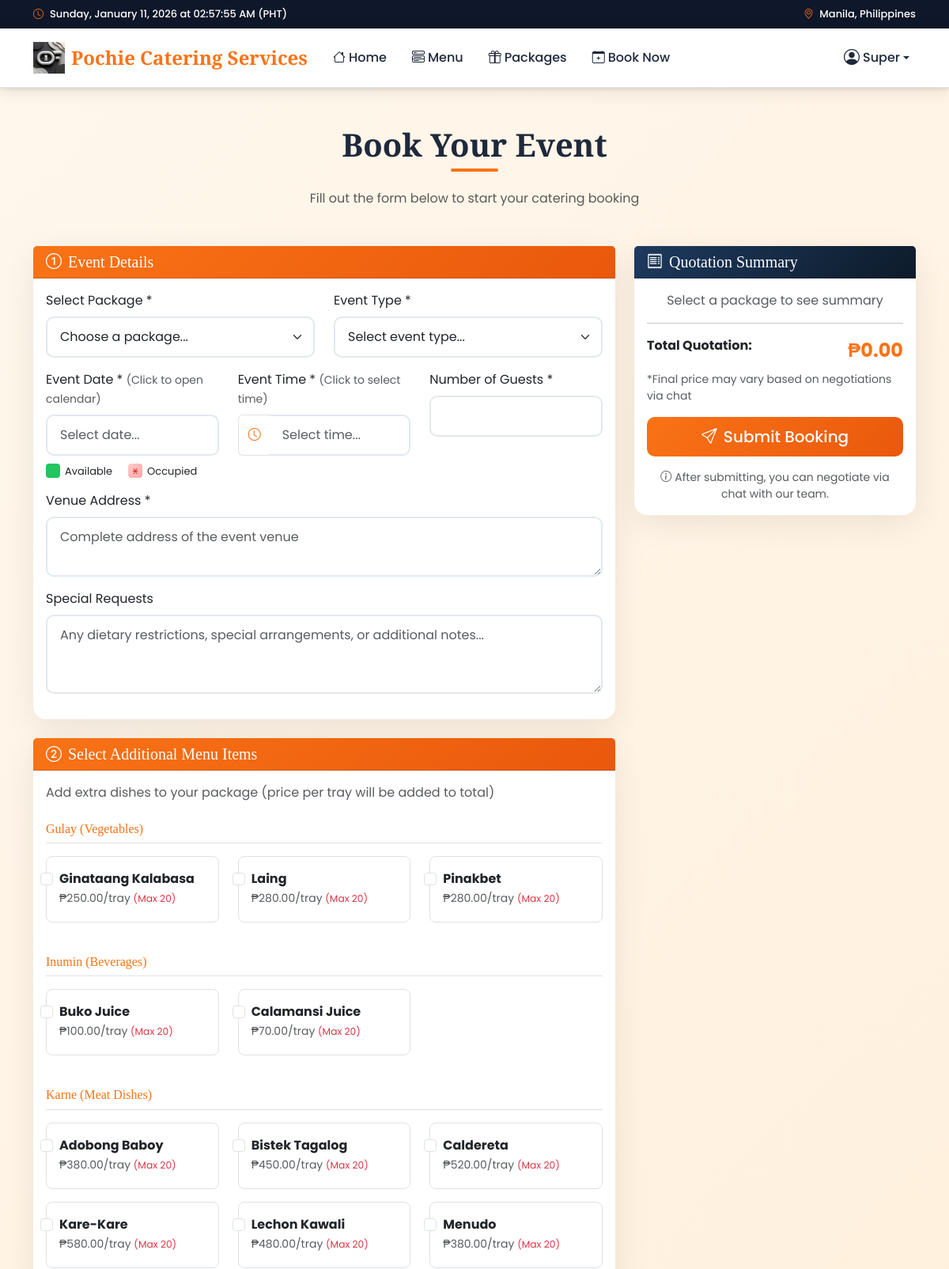
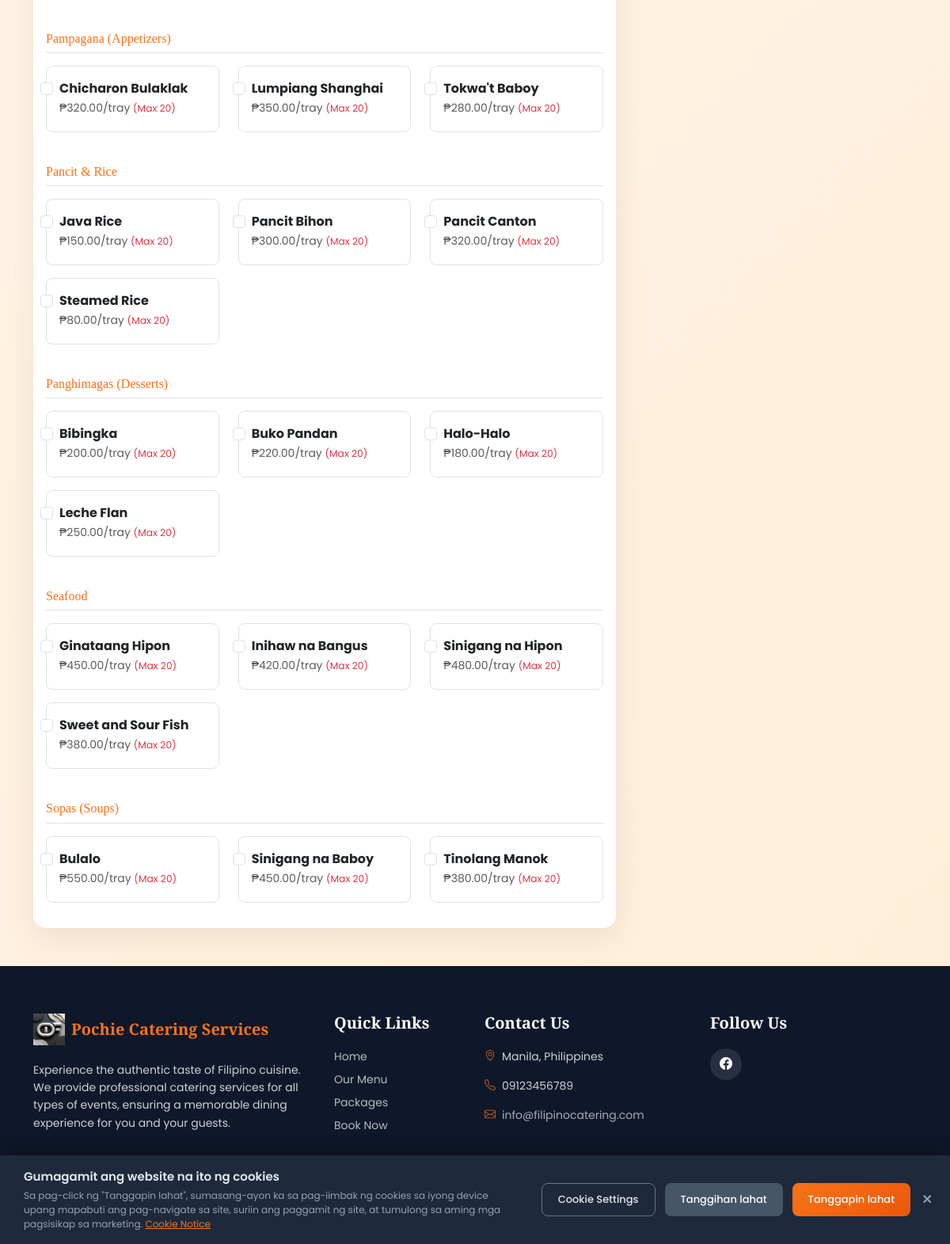
Page /book.php (signed in) on the committed database (2 pictures, top to bottom).
### tables this page shows
CREATE TABLE `users` (
  `id` int(11) NOT NULL,
  `email` varchar(100) NOT NULL,
  `password` varchar(255) NOT NULL,
  `first_name` varchar(50) NOT NULL,
  `last_name` varchar(50) NOT NULL,
  `phone` varchar(20) DEFAULT NULL,
  `address` text DEFAULT NULL,
  `role` enum('customer','staff','admin','super_admin') DEFAULT 'customer',
  `profile_image` varchar(255) DEFAULT NULL,
  `is_active` tinyint(1) DEFAULT 1,
  `created_at` timestamp NOT NULL DEFAULT current_timestamp(),
  `updated_at` timestamp NOT NULL DEFAULT current_timestamp() ON UPDATE current_timestamp(),
  `email_verified` tinyint(1) DEFAULT 0
);

CREATE TABLE `menu_items` (
  `id` int(11) NOT NULL,
  `category_id` int(11) DEFAULT NULL,
  `name` varchar(100) NOT NULL,
  `description` text DEFAULT NULL,
  `price` decimal(10,2) NOT NULL,
  `image` varchar(255) DEFAULT NULL,
  `is_available` tinyint(1) DEFAULT 1,
  `is_featured` tinyint(1) DEFAULT 0,
  `created_at` timestamp NOT NULL DEFAULT current_timestamp()
);

CREATE TABLE `menu_categories` (
  `id` int(11) NOT NULL,
  `name` varchar(100) NOT NULL,
  `description` text DEFAULT NULL,
  `image` varchar(255) DEFAULT NULL,
  `is_active` tinyint(1) DEFAULT 1,
  `created_at` timestamp NOT NULL DEFAULT current_timestamp()
);

### config/functions.php (called while the page is built, shortened)
<?php
function url($path) {
    return BASE_URL . '/' . ltrim($path, '/');
}
function isLoggedIn() {
    return isset($_SESSION['user_id']);
}
function getCurrentUser($conn) {
    $id = $_SESSION['user_id'];
    $result = $conn->query("SELECT * FROM users WHERE id = $id");
    return $result->fetch_assoc();
}
function getSettings($conn) {
    $settings = [];
    $result = $conn->query("SELECT setting_key, setting_value FROM settings");
    if ($result) {
        while ($row = $result->fetch_assoc()) {
            $settings[$row['setting_key']] = $row['setting_value'];
        }
    }
    return $settings;
}
function formatPrice($price) {
    return '₱' . number_format($price, 2);
}
?>

### book.php (the view, shortened to what this page needs)
<?php
require_once 'includes/header.php';
$menuItems = $conn->query("SELECT m.*, c.name as category_name FROM menu_items m LEFT JOIN menu_categories c ON m.category_id = c.id WHERE m.is_available = 1 ORDER BY c.name, m.name");
?>
<link rel="stylesheet" href="https://cdn.jsdelivr.net/npm/flatpickr/dist/flatpickr.min.css">
<link rel="stylesheet" href="https://cdn.jsdelivr.net/npm/flatpickr/dist/themes/material_orange.css">
<div class="container py-5">
    <div class="text-center mb-5">
        <h1 class="section-title">Book Your Event</h1>
        <p class="text-muted mt-4">Fill out the form below to start your catering booking</p>
    </div>
    <form method="POST" id="bookingForm">
        <div class="row">
            <div class="col-lg-8">
                <div class="card mb-4">
                    <div class="card-header text-white" style="background: linear-gradient(135deg, #f97316, #ea580c);">
                        <h5 class="mb-0"><i class="bi bi-1-circle me-2"></i>Event Details</h5>
                    </div>
                    <div class="card-body">
                        <div class="row">
                            <div class="col-md-6 mb-3">
                                <label class="form-label">Select Package *</label>
                                <select name="package_id" id="packageSelect" class="form-select" required>
                                    <option value="">Choose a package...</option>
                                </select>
                            </div>
                            <div class="col-md-6 mb-3">
                                <label class="form-label">Event Type *</label>
                                <select name="event_type" class="form-select" required>
                                    <option value="">Select event type...</option>
                                </select>
                            </div>
                        </div>
                        <div class="row">
                            <div class="col-md-4 mb-3">
                                <label class="form-label">Event Date * <small class="text-muted">(Click to open calendar)</small></label>
                                <input type="text" name="event_date" id="eventDate" class="form-control" required
                                       placeholder="Select date..." readonly>
                                <div class="date-legend">
                                    <div class="date-legend-item">
                                        <div class="legend-box legend-available"></div>
                                        <span>Available</span>
                                    </div>
                                    <div class="date-legend-item">
                                        <div class="legend-box legend-occupied">X</div>
                                        <span>Occupied</span>
                                    </div>
                                </div>
                            </div>
                            <div class="col-md-4 mb-3">
                                <label class="form-label">Event Time * <small class="text-muted">(Click to select time)</small></label>
                                <div class="time-picker-wrapper">
                                    <div class="input-group">
                                        <span class="input-group-text bg-white border-end-0"><i class="bi bi-clock" style="color: var(--primary);"></i></span>
                                        <input type="text" name="event_time" id="eventTime" class="form-control border-start-0" required
                                               placeholder="Select time..." readonly style="background-color: #fff; cursor: pointer;">
                                    </div>
                                </div>
                            </div>
                            <div class="col-md-4 mb-3">
                                <label class="form-label">Number of Guests *</label>
                                <input type="number" name="number_of_guests" id="guestCount" class="form-control" required min="20">
                            </div>
                        </div>
                        <div class="mb-3">
                            <label class="form-label">Venue Address *</label>
                            <textarea name="venue_address" class="form-control" rows="2" required placeholder="Complete address of the event venue"></textarea>
                        </div>
                        <div class="mb-3">
                            <label class="form-label">Special Requests</label>
                            <textarea name="special_requests" class="form-control" rows="3" placeholder="Any dietary restrictions, special arrangements, or additional notes..."></textarea>
                        </div>
                    </div>
                </div>
                <div class="card">
                    <div class="card-header text-white" style="background: linear-gradient(135deg, #f97316, #ea580c);">
                        <h5 class="mb-0"><i class="bi bi-2-circle me-2"></i>Select Additional Menu Items</h5>
                    </div>
                    <div class="card-body">
                        <p class="text-muted mb-4">Add extra dishes to your package (price per tray will be added to total)</p>
                        <?php
                        $menuItems->data_seek(0);
                        $currentCat = '';
                        while($item = $menuItems->fetch_assoc()):
                            if ($currentCat !== $item['category_name']):
                                if ($currentCat !== '') echo '</div>';
                                $currentCat = $item['category_name'];
                        ?>
                        <h6 class="mt-4 mb-3 border-bottom pb-2" style="color: var(--primary);">
                            <?= htmlspecialchars($currentCat) ?>
                        </h6>
                        <div class="row">
                        <?php endif; ?>
                            <div class="col-md-6 col-lg-4 mb-3">
                                <div class="form-check border rounded-3 p-3 h-100 menu-item-card" data-item-id="<?= $item['id'] ?>">
                                    <input class="form-check-input menu-item" type="checkbox"
                                           name="menu_items[]" value="<?= $item['id'] ?>"
                                           id="item<?= $item['id'] ?>"
                                           data-price="<?= $item['price'] ?>"
                                           data-name="<?= htmlspecialchars($item['name']) ?>">
                                    <label class="form-check-label w-100" for="item<?= $item['id'] ?>">
                                        <strong><?= htmlspecialchars($item['name']) ?></strong>
                                        <br><small class="text-muted"><?= formatPrice($item['price']) ?>/tray <span class="text-danger small">(Max 20)</span></small>
                                    </label>
                                </div>
                            </div>
                        <?php endwhile; ?>
                        </div>
                    </div>
                </div>
            </div>
            <div class="col-lg-4">
                <div class="card sticky-top" style="top: 100px;">
                    <div class="card-header" style="background: linear-gradient(135deg, #1e3a5f, #0d1b2a); color: white;">
                        <h5 class="mb-0"><i class="bi bi-receipt me-2"></i>Quotation Summary</h5>
                    </div>
                    <div class="card-body">
                        <div id="summaryContent">
                            <p class="text-muted text-center">Select a package to see summary</p>
                        </div>
                        <hr>
                        <div class="d-flex justify-content-between mb-2">
                            <strong>Total Quotation:</strong>
                            <strong class="fs-4" style="color: var(--primary);" id="totalAmount">₱0.00</strong>
                        </div>
                        <small class="text-muted d-block mb-3">*Final price may vary based on negotiations via chat</small>
                        <button type="submit" class="btn btn-primary w-100 btn-lg">
                            <i class="bi bi-send me-2"></i>Submit Booking
                        </button>
                        <p class="text-muted small text-center mt-3 mb-0">
                            <i class="bi bi-info-circle me-1"></i>After submitting, you can negotiate via chat with our team.
                        </p>
                    </div>
                </div>
            </div>
        </div>
    </form>
</div>
<?php require_once 'includes/footer.php'; ?>

### includes/header.php (shortened to what this page needs)
<?php
require_once __DIR__ . '/../config/functions.php';
$settings = getSettings($conn);
$currentUser = getCurrentUser($conn);
?>
<!DOCTYPE html>
<html lang="en">
<head>
    <link href="https://cdn.jsdelivr.net/npm/bootstrap@5.3.2/dist/css/bootstrap.min.css" rel="stylesheet">
    <link href="https://cdn.jsdelivr.net/npm/bootstrap-icons@1.11.1/font/bootstrap-icons.css" rel="stylesheet">
</head>
  <body>
    <header class="sticky-top shadow-sm">
      <div class="top-bar">
          <div class="container d-flex justify-content-between align-items-center">
                    <div class="d-flex align-items-center">
                        <i class="bi bi-clock me-2"></i>
                        <span id="ph-time-display" class="me-2">Loading time...</span>
                    </div>
              <div class="d-none d-md-block">
                  <i class="bi bi-geo-alt me-1"></i> <?= htmlspecialchars($settings['site_address'] ?? 'Philippines') ?>
              </div>
          </div>
      </div>
      <nav class="navbar navbar-expand-lg border-bottom">
        <div class="container">
            <a class="navbar-brand d-flex align-items-center" href="<?= url('index.php') ?>">
                <?php if (!empty($settings['site_logo'])): ?>
                    <img src="<?= url('uploads/settings/' . $settings['site_logo']) ?>" alt="<?= htmlspecialchars($settings['site_name'] ?? 'Logo') ?>" style="max-height: 40px;" class="me-2">
                <?php else: ?>
                    <span class="me-2">🍲</span>
                <?php endif; ?>
                <?= $settings['site_name'] ?? 'Pochie Catering Services' ?>
            </a>
            <div class="d-flex align-items-center order-lg-last">
                <?php if (isLoggedIn()): ?>
                    <div class="dropdown">
                        <a class="nav-link dropdown-toggle d-flex align-items-center" href="#" data-bs-toggle="dropdown">
                            <i class="bi bi-person-circle fs-5 me-1"></i>
                            <span class="d-none d-sm-inline"><?= htmlspecialchars($currentUser['first_name'] ?? 'User') ?></span>
                        </a>
                    </div>
                <?php endif; ?>
            </div>
            <div class="collapse navbar-collapse" id="navbarNav">
                <ul class="navbar-nav me-auto mb-2 mb-lg-0">
                    <li class="nav-item">
                        <a class="nav-link" href="<?= url('index.php') ?>"><i class="bi bi-house me-1"></i>Home</a>
                    </li>
                    <li class="nav-item">
                        <a class="nav-link" href="<?= url('menu.php') ?>"><i class="bi bi-menu-button-wide me-1"></i>Menu</a>
                    </li>
                    <li class="nav-item">
                        <a class="nav-link" href="<?= url('packages.php') ?>"><i class="bi bi-gift me-1"></i>Packages</a>
                    </li>
                    <?php if (isLoggedIn()): ?>
                        <li class="nav-item">
                            <a class="nav-link" href="<?= url('book.php') ?>"><i class="bi bi-calendar-plus me-1"></i>Book Now</a>
                        </li>
                    <?php endif; ?>
                </ul>
            </div>
        </div>
    </nav>
</header>

### includes/header.php (style rules this page uses)
:root { --primary: #f97316; --primary-dark: #ea580c; --secondary: #1e3a5f; --accent: #22c55e; --cream: #fffbeb; --dark: #1e293b; }
body { font-family: 'Poppins', sans-serif; background: linear-gradient(135deg, #fff7ed 0%, #ffedd5 100%); min-height: 100vh; }
h1, h2, h3, h4, h5, h6 { font-family: 'Playfair Display', serif; }
.top-bar { background: #0f172a; color: white; padding: 8px 0; font-size: 13px; font-weight: 500; }
.top-bar i { color: var(--primary); }
header.sticky-top { z-index: 1100; }
.navbar { background: rgba(255, 255, 255, 0.98); backdrop-filter: blur(10px); box-shadow: 0 4px 20px rgba(0,0,0,0.1); padding: 12px 0; z-index: 1100 !important; }
.navbar-brand { font-family: 'Playfair Display', serif; font-size: 1.5rem; font-weight: 700; color: var(--primary) !important; }
.nav-link { color: var(--dark) !important; font-weight: 500; margin: 0 8px; transition: all 0.3s; }
.btn-primary { background: linear-gradient(135deg, var(--primary) 0%, var(--primary-dark) 100%); border: none; font-weight: 500; border-radius: 10px; padding: 10px 25px; }
.card { border: none; border-radius: 16px; box-shadow: 0 10px 40px rgba(0,0,0,0.08); transition: transform 0.3s, box-shadow 0.3s; }
.section-title { position: relative; display: inline-block; color: var(--dark); font-weight: 700; }
.section-title::after { content: ''; position: absolute; bottom: -10px; left: 50%; transform: translateX(-50%); width: 60px; height: 4px; background: var(--primary); border-radius: 2px; }
.form-control, .form-select { border-radius: 10px; border: 2px solid #e2e8f0; padding: 12px 16px; transition: all 0.2s; }

### book.php (style rules this page uses)
.date-legend { display: flex; gap: 20px; margin-top: 10px; font-size: 13px; }
.date-legend-item { display: flex; align-items: center; gap: 6px; }
.legend-box { width: 18px; height: 18px; border-radius: 4px; }
.legend-available { background: #22c55e; }
.legend-occupied { background: linear-gradient(135deg, #fecaca 0%, #fca5a5 100%); text-decoration: line-through; color: #dc2626; font-size: 10px; display: flex; align-items: center; justify-content: center; }
.time-picker-wrapper { position: relative; }

### rows in the picture
users: first_name "Super"
menu_items: category.name "Gulay (Vegetables)", name "Ginataang Kalabasa", price "₱250.00"
menu_items: name "Laing", price "₱280.00"
menu_items: name "Pinakbet", price "₱280.00"
menu_items: category.name "Inumin (Beverages)", name "Buko Juice", price "₱100.00"
menu_items: name "Calamansi Juice", price "₱70.00"
menu_items: category.name "Karne (Meat Dishes)", name "Adobong Baboy", price "₱380.00"
menu_items: name "Bistek Tagalog", price "₱450.00"
menu_items: name "Caldereta", price "₱520.00"
menu_items: name "Kare-Kare", price "₱580.00"
menu_items: name "Lechon Kawali", price "₱480.00"
menu_items: name "Menudo", price "₱380.00"
menu_items: category.name "Pampagana (Appetizers)", name "Chicharon Bulaklak", price "₱320.00"
menu_items: name "Lumpiang Shanghai", price "₱350.00"
menu_items: name "Tokwa't Baboy", price "₱280.00"
menu_items: category.name "Pancit & Rice", name "Java Rice", price "₱150.00"
menu_items: name "Pancit Bihon", price "₱300.00"
menu_items: name "Pancit Canton", price "₱320.00"
menu_items: name "Steamed Rice", price "₱80.00"
menu_items: category.name "Panghimagas (Desserts)", name "Bibingka", price "₱200.00"
menu_items: name "Buko Pandan", price "₱220.00"
menu_items: name "Halo-Halo", price "₱180.00"
menu_items: name "Leche Flan", price "₱250.00"
menu_items: category.name "Seafood", name "Ginataang Hipon", price "₱450.00"
menu_items: name "Inihaw na Bangus", price "₱420.00"
menu_items: name "Sinigang na Hipon", price "₱480.00"
menu_items: name "Sweet and Sour Fish", price "₱380.00"
menu_items: category.name "Sopas (Soups)", name "Bulalo", price "₱550.00"
menu_items: name "Sinigang na Baboy", price "₱450.00"
menu_items: name "Tinolang Manok", price "₱380.00"

### other values in the picture
$settings['site_address'] "Manila, Philippines"
$settings['site_name'] "Pochie Catering Services"
$siteName "Pochie Catering Services"
$siteAddress "Manila, Philippines"
$sitePhone "09123456789"
$siteEmail "info@filipinocatering.com"
